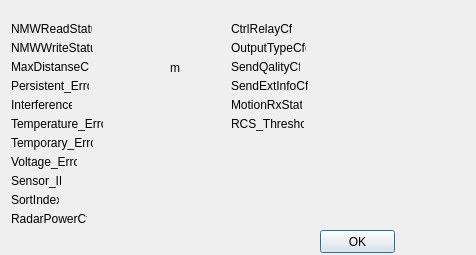
<?xml version="1.0" encoding="UTF-8"?>
<ui version="4.0">
 <class>get_radar_config</class>
 <widget class="QDialog" name="get_radar_config">
  <property name="geometry">
   <rect>
    <x>0</x>
    <y>0</y>
    <width>476</width>
    <height>255</height>
   </rect>
  </property>
  <property name="windowTitle">
   <string>Radar State</string>
  </property>
  <property name="windowIcon">
   <iconset resource="terminal.qrc">
    <normaloff>:/images/get_radar_config.png</normaloff>:/images/get_radar_config.png</iconset>
  </property>
  <widget class="QPushButton" name="OkButton">
   <property name="geometry">
    <rect>
     <x>320</x>
     <y>230</y>
     <width>75</width>
     <height>23</height>
    </rect>
   </property>
   <property name="text">
    <string>OK</string>
   </property>
  </widget>
  <widget class="QLabel" name="label_13">
   <property name="geometry">
    <rect>
     <x>231</x>
     <y>40</y>
     <width>75</width>
     <height>16</height>
    </rect>
   </property>
   <property name="text">
    <string>OutputTypeCfg</string>
   </property>
  </widget>
  <widget class="QLabel" name="label_14">
   <property name="geometry">
    <rect>
     <x>231</x>
     <y>59</y>
     <width>69</width>
     <height>16</height>
    </rect>
   </property>
   <property name="text">
    <string>SendQalityCfg</string>
   </property>
  </widget>
  <widget class="QLabel" name="label_15">
   <property name="geometry">
    <rect>
     <x>231</x>
     <y>78</y>
     <width>77</width>
     <height>16</height>
    </rect>
   </property>
   <property name="text">
    <string>SendExtInfoCfg</string>
   </property>
  </widget>
  <widget class="QLabel" name="label_16">
   <property name="geometry">
    <rect>
     <x>231</x>
     <y>97</y>
     <width>71</width>
     <height>16</height>
    </rect>
   </property>
   <property name="text">
    <string>MotionRxState</string>
   </property>
  </widget>
  <widget class="QLabel" name="label_17">
   <property name="geometry">
    <rect>
     <x>231</x>
     <y>116</y>
     <width>73</width>
     <height>16</height>
    </rect>
   </property>
   <property name="text">
    <string>RCS_Threshold</string>
   </property>
  </widget>
  <widget class="QLabel" name="read_status">
   <property name="geometry">
    <rect>
     <x>111</x>
     <y>21</y>
     <width>71</width>
     <height>16</height>
    </rect>
   </property>
   <property name="text">
    <string/>
   </property>
  </widget>
  <widget class="QLabel" name="write_status">
   <property name="geometry">
    <rect>
     <x>111</x>
     <y>40</y>
     <width>71</width>
     <height>16</height>
    </rect>
   </property>
   <property name="text">
    <string/>
   </property>
  </widget>
  <widget class="QLabel" name="distanse">
   <property name="geometry">
    <rect>
     <x>111</x>
     <y>59</y>
     <width>51</width>
     <height>16</height>
    </rect>
   </property>
   <property name="text">
    <string/>
   </property>
  </widget>
  <widget class="QLabel" name="persistent_err">
   <property name="geometry">
    <rect>
     <x>111</x>
     <y>78</y>
     <width>71</width>
     <height>16</height>
    </rect>
   </property>
   <property name="text">
    <string/>
   </property>
  </widget>
  <widget class="QLabel" name="interference">
   <property name="enabled">
    <bool>true</bool>
   </property>
   <property name="geometry">
    <rect>
     <x>111</x>
     <y>97</y>
     <width>91</width>
     <height>16</height>
    </rect>
   </property>
   <property name="text">
    <string/>
   </property>
  </widget>
  <widget class="QLabel" name="temp_err">
   <property name="geometry">
    <rect>
     <x>111</x>
     <y>116</y>
     <width>71</width>
     <height>16</height>
    </rect>
   </property>
   <property name="text">
    <string/>
   </property>
  </widget>
  <widget class="QLabel" name="temporary_err">
   <property name="geometry">
    <rect>
     <x>111</x>
     <y>135</y>
     <width>71</width>
     <height>16</height>
    </rect>
   </property>
   <property name="text">
    <string/>
   </property>
  </widget>
  <widget class="QLabel" name="voltage_err">
   <property name="geometry">
    <rect>
     <x>111</x>
     <y>154</y>
     <width>71</width>
     <height>16</height>
    </rect>
   </property>
   <property name="text">
    <string/>
   </property>
  </widget>
  <widget class="QLabel" name="sensor_id">
   <property name="geometry">
    <rect>
     <x>111</x>
     <y>173</y>
     <width>71</width>
     <height>16</height>
    </rect>
   </property>
   <property name="text">
    <string/>
   </property>
  </widget>
  <widget class="QLabel" name="sort_index">
   <property name="geometry">
    <rect>
     <x>111</x>
     <y>192</y>
     <width>71</width>
     <height>16</height>
    </rect>
   </property>
   <property name="text">
    <string/>
   </property>
  </widget>
  <widget class="QLabel" name="power_cfg">
   <property name="geometry">
    <rect>
     <x>111</x>
     <y>211</y>
     <width>71</width>
     <height>16</height>
    </rect>
   </property>
   <property name="text">
    <string/>
   </property>
  </widget>
  <widget class="QLabel" name="relay_cfg">
   <property name="geometry">
    <rect>
     <x>330</x>
     <y>20</y>
     <width>111</width>
     <height>16</height>
    </rect>
   </property>
   <property name="text">
    <string/>
   </property>
  </widget>
  <widget class="QLabel" name="output_type">
   <property name="geometry">
    <rect>
     <x>330</x>
     <y>40</y>
     <width>101</width>
     <height>16</height>
    </rect>
   </property>
   <property name="text">
    <string/>
   </property>
  </widget>
  <widget class="QLabel" name="send_qality">
   <property name="geometry">
    <rect>
     <x>330</x>
     <y>60</y>
     <width>101</width>
     <height>16</height>
    </rect>
   </property>
   <property name="text">
    <string/>
   </property>
  </widget>
  <widget class="QLabel" name="send_ext">
   <property name="geometry">
    <rect>
     <x>330</x>
     <y>80</y>
     <width>101</width>
     <height>16</height>
    </rect>
   </property>
   <property name="text">
    <string/>
   </property>
  </widget>
  <widget class="QLabel" name="motion_state">
   <property name="geometry">
    <rect>
     <x>330</x>
     <y>100</y>
     <width>141</width>
     <height>16</height>
    </rect>
   </property>
   <property name="text">
    <string/>
   </property>
  </widget>
  <widget class="QLabel" name="rcs_threshold">
   <property name="geometry">
    <rect>
     <x>330</x>
     <y>120</y>
     <width>91</width>
     <height>16</height>
    </rect>
   </property>
   <property name="text">
    <string/>
   </property>
  </widget>
  <widget class="QLabel" name="label_18">
   <property name="geometry">
    <rect>
     <x>170</x>
     <y>60</y>
     <width>21</width>
     <height>16</height>
    </rect>
   </property>
   <property name="text">
    <string>m</string>
   </property>
  </widget>
  <widget class="QLabel" name="label_12">
   <property name="geometry">
    <rect>
     <x>231</x>
     <y>21</y>
     <width>61</width>
     <height>16</height>
    </rect>
   </property>
   <property name="text">
    <string>CtrlRelayCfg</string>
   </property>
  </widget>
  <widget class="QLabel" name="label">
   <property name="geometry">
    <rect>
     <x>11</x>
     <y>21</y>
     <width>81</width>
     <height>16</height>
    </rect>
   </property>
   <property name="text">
    <string>NMWReadStatus</string>
   </property>
  </widget>
  <widget class="QLabel" name="label_2">
   <property name="geometry">
    <rect>
     <x>11</x>
     <y>40</y>
     <width>82</width>
     <height>16</height>
    </rect>
   </property>
   <property name="text">
    <string>NMWWriteStatus</string>
   </property>
  </widget>
  <widget class="QLabel" name="label_3">
   <property name="geometry">
    <rect>
     <x>11</x>
     <y>59</y>
     <width>78</width>
     <height>16</height>
    </rect>
   </property>
   <property name="text">
    <string>MaxDistanseCfg</string>
   </property>
  </widget>
  <widget class="QLabel" name="label_4">
   <property name="geometry">
    <rect>
     <x>11</x>
     <y>78</y>
     <width>78</width>
     <height>16</height>
    </rect>
   </property>
   <property name="text">
    <string>Persistent_Error</string>
   </property>
  </widget>
  <widget class="QLabel" name="label_5">
   <property name="geometry">
    <rect>
     <x>11</x>
     <y>97</y>
     <width>61</width>
     <height>16</height>
    </rect>
   </property>
   <property name="text">
    <string>Interference</string>
   </property>
  </widget>
  <widget class="QLabel" name="label_6">
   <property name="geometry">
    <rect>
     <x>11</x>
     <y>116</y>
     <width>92</width>
     <height>16</height>
    </rect>
   </property>
   <property name="text">
    <string>Temperature_Error</string>
   </property>
  </widget>
  <widget class="QLabel" name="label_7">
   <property name="geometry">
    <rect>
     <x>11</x>
     <y>135</y>
     <width>82</width>
     <height>16</height>
    </rect>
   </property>
   <property name="text">
    <string>Temporary_Error</string>
   </property>
  </widget>
  <widget class="QLabel" name="label_8">
   <property name="geometry">
    <rect>
     <x>11</x>
     <y>154</y>
     <width>66</width>
     <height>16</height>
    </rect>
   </property>
   <property name="text">
    <string>Voltage_Error</string>
   </property>
  </widget>
  <widget class="QLabel" name="label_9">
   <property name="geometry">
    <rect>
     <x>11</x>
     <y>173</y>
     <width>50</width>
     <height>16</height>
    </rect>
   </property>
   <property name="text">
    <string>Sensor_ID</string>
   </property>
  </widget>
  <widget class="QLabel" name="label_10">
   <property name="geometry">
    <rect>
     <x>11</x>
     <y>192</y>
     <width>48</width>
     <height>16</height>
    </rect>
   </property>
   <property name="text">
    <string>SortIndex</string>
   </property>
  </widget>
  <widget class="QLabel" name="label_11">
   <property name="geometry">
    <rect>
     <x>11</x>
     <y>211</y>
     <width>76</width>
     <height>16</height>
    </rect>
   </property>
   <property name="text">
    <string>RadarPowerCfg</string>
   </property>
  </widget>
  <zorder>label</zorder>
  <zorder>label_2</zorder>
  <zorder>label_3</zorder>
  <zorder>label_4</zorder>
  <zorder>label_5</zorder>
  <zorder>label_6</zorder>
  <zorder>label_7</zorder>
  <zorder>label_8</zorder>
  <zorder>label_9</zorder>
  <zorder>label_10</zorder>
  <zorder>label_11</zorder>
  <zorder>OkButton</zorder>
  <zorder>label_13</zorder>
  <zorder>label_14</zorder>
  <zorder>label_15</zorder>
  <zorder>label_16</zorder>
  <zorder>label_17</zorder>
  <zorder>read_status</zorder>
  <zorder>write_status</zorder>
  <zorder>distanse</zorder>
  <zorder>persistent_err</zorder>
  <zorder>interference</zorder>
  <zorder>temp_err</zorder>
  <zorder>temporary_err</zorder>
  <zorder>voltage_err</zorder>
  <zorder>sensor_id</zorder>
  <zorder>sort_index</zorder>
  <zorder>power_cfg</zorder>
  <zorder>relay_cfg</zorder>
  <zorder>output_type</zorder>
  <zorder>send_qality</zorder>
  <zorder>send_ext</zorder>
  <zorder>motion_state</zorder>
  <zorder>rcs_threshold</zorder>
  <zorder>label_18</zorder>
  <zorder>label_12</zorder>
 </widget>
 <resources>
  <include location="terminal.qrc"/>
 </resources>
 <connections/>
</ui>
